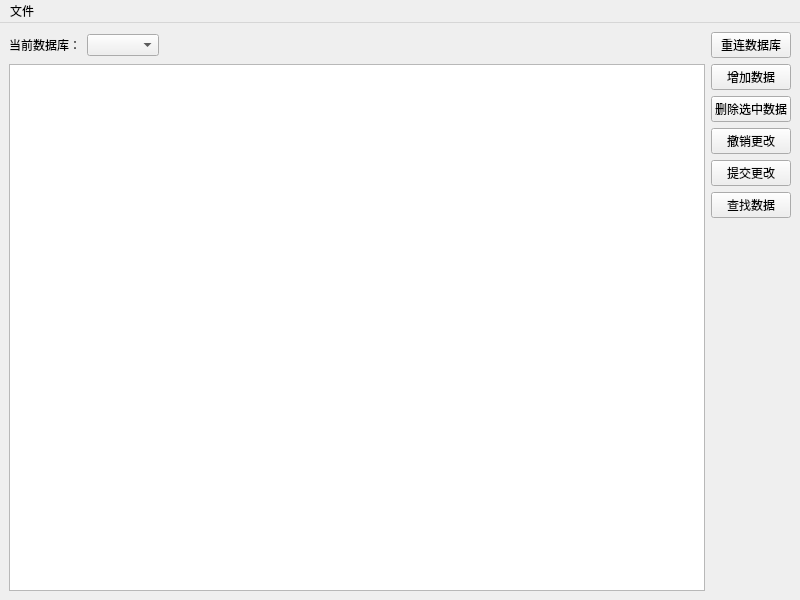
<?xml version="1.0" encoding="UTF-8"?>
<ui version="4.0">
 <class>MainWindow</class>
 <widget class="QMainWindow" name="MainWindow">
  <property name="geometry">
   <rect>
    <x>0</x>
    <y>0</y>
    <width>800</width>
    <height>600</height>
   </rect>
  </property>
  <property name="windowTitle">
   <string>MainWindow</string>
  </property>
  <widget class="QWidget" name="centralwidget">
   <layout class="QGridLayout" name="gridLayout">
    <item row="0" column="0">
     <layout class="QGridLayout" name="gridLayout_2">
      <item row="1" column="0">
       <widget class="QLabel" name="Currentlabel">
        <property name="sizePolicy">
         <sizepolicy hsizetype="Preferred" vsizetype="Preferred">
          <horstretch>0</horstretch>
          <verstretch>0</verstretch>
         </sizepolicy>
        </property>
        <property name="text">
         <string>当前数据库：</string>
        </property>
       </widget>
      </item>
      <item row="2" column="3">
       <widget class="QPushButton" name="AddButton">
        <property name="text">
         <string>增加数据</string>
        </property>
       </widget>
      </item>
      <item row="4" column="3">
       <widget class="QPushButton" name="RevertButton">
        <property name="text">
         <string>撤销更改</string>
        </property>
       </widget>
      </item>
      <item row="1" column="3">
       <widget class="QPushButton" name="ReLoadButton">
        <property name="text">
         <string>重连数据库</string>
        </property>
       </widget>
      </item>
      <item row="2" column="0" rowspan="9" colspan="3">
       <widget class="QTableView" name="tableView"/>
      </item>
      <item row="5" column="3">
       <widget class="QPushButton" name="SubmitButton">
        <property name="text">
         <string>提交更改</string>
        </property>
       </widget>
      </item>
      <item row="1" column="2">
       <spacer name="horizontalSpacer">
        <property name="orientation">
         <enum>Qt::Horizontal</enum>
        </property>
        <property name="sizeHint" stdset="0">
         <size>
          <width>40</width>
          <height>20</height>
         </size>
        </property>
       </spacer>
      </item>
      <item row="3" column="3">
       <widget class="QPushButton" name="DeleteButton">
        <property name="text">
         <string>删除选中数据</string>
        </property>
       </widget>
      </item>
      <item row="1" column="1">
       <widget class="QComboBox" name="DBcomboBox">
        <property name="sizePolicy">
         <sizepolicy hsizetype="Preferred" vsizetype="Fixed">
          <horstretch>0</horstretch>
          <verstretch>0</verstretch>
         </sizepolicy>
        </property>
       </widget>
      </item>
      <item row="6" column="3">
       <widget class="QPushButton" name="FindDataButton">
        <property name="text">
         <string>查找数据</string>
        </property>
       </widget>
      </item>
     </layout>
    </item>
   </layout>
  </widget>
  <widget class="QMenuBar" name="menubar">
   <property name="geometry">
    <rect>
     <x>0</x>
     <y>0</y>
     <width>800</width>
     <height>25</height>
    </rect>
   </property>
   <widget class="QMenu" name="menu">
    <property name="title">
     <string>文件</string>
    </property>
    <addaction name="DBaction"/>
    <addaction name="Quitaction"/>
   </widget>
   <addaction name="menu"/>
  </widget>
  <action name="Quitaction">
   <property name="text">
    <string>退出</string>
   </property>
  </action>
  <action name="DBaction">
   <property name="text">
    <string>配置数据库</string>
   </property>
  </action>
 </widget>
 <resources/>
 <connections/>
</ui>
